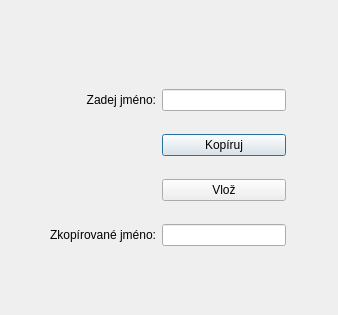
<?xml version="1.0" encoding="UTF-8"?>
<ui version="4.0">
 <class>Dialog</class>
 <widget class="QDialog" name="Dialog">
  <property name="geometry">
   <rect>
    <x>0</x>
    <y>0</y>
    <width>338</width>
    <height>315</height>
   </rect>
  </property>
  <property name="windowTitle">
   <string>Dialog</string>
  </property>
  <widget class="QWidget" name="">
   <property name="geometry">
    <rect>
     <x>50</x>
     <y>72</y>
     <width>236</width>
     <height>191</height>
    </rect>
   </property>
   <layout class="QGridLayout" name="gridLayout">
    <item row="0" column="0">
     <widget class="QLabel" name="label">
      <property name="text">
       <string>Zadej jméno:</string>
      </property>
      <property name="alignment">
       <set>Qt::AlignRight|Qt::AlignTrailing|Qt::AlignVCenter</set>
      </property>
      <property name="buddy">
       <cstring>lineEdit</cstring>
      </property>
     </widget>
    </item>
    <item row="0" column="1">
     <widget class="QLineEdit" name="lineEdit"/>
    </item>
    <item row="1" column="1">
     <widget class="QPushButton" name="pushButton">
      <property name="text">
       <string>Kopíruj</string>
      </property>
     </widget>
    </item>
    <item row="2" column="1">
     <widget class="QPushButton" name="pushButton_2">
      <property name="text">
       <string>Vlož</string>
      </property>
     </widget>
    </item>
    <item row="3" column="0">
     <widget class="QLabel" name="label_2">
      <property name="text">
       <string>Zkopírované jméno:</string>
      </property>
      <property name="alignment">
       <set>Qt::AlignRight|Qt::AlignTrailing|Qt::AlignVCenter</set>
      </property>
      <property name="buddy">
       <cstring>lineEdit_2</cstring>
      </property>
     </widget>
    </item>
    <item row="3" column="1">
     <widget class="QLineEdit" name="lineEdit_2"/>
    </item>
   </layout>
  </widget>
 </widget>
 <resources/>
 <connections>
  <connection>
   <sender>pushButton</sender>
   <signal>pressed()</signal>
   <receiver>lineEdit</receiver>
   <slot>selectAll()</slot>
   <hints>
    <hint type="sourcelabel">
     <x>246</x>
     <y>145</y>
    </hint>
    <hint type="destinationlabel">
     <x>246</x>
     <y>101</y>
    </hint>
   </hints>
  </connection>
  <connection>
   <sender>pushButton</sender>
   <signal>released()</signal>
   <receiver>lineEdit</receiver>
   <slot>copy()</slot>
   <hints>
    <hint type="sourcelabel">
     <x>166</x>
     <y>143</y>
    </hint>
    <hint type="destinationlabel">
     <x>163</x>
     <y>99</y>
    </hint>
   </hints>
  </connection>
  <connection>
   <sender>pushButton_2</sender>
   <signal>pressed()</signal>
   <receiver>lineEdit_2</receiver>
   <slot>clear()</slot>
   <hints>
    <hint type="sourcelabel">
     <x>198</x>
     <y>191</y>
    </hint>
    <hint type="destinationlabel">
     <x>197</x>
     <y>225</y>
    </hint>
   </hints>
  </connection>
  <connection>
   <sender>pushButton_2</sender>
   <signal>released()</signal>
   <receiver>lineEdit_2</receiver>
   <slot>paste()</slot>
   <hints>
    <hint type="sourcelabel">
     <x>256</x>
     <y>190</y>
    </hint>
    <hint type="destinationlabel">
     <x>256</x>
     <y>234</y>
    </hint>
   </hints>
  </connection>
 </connections>
</ui>
